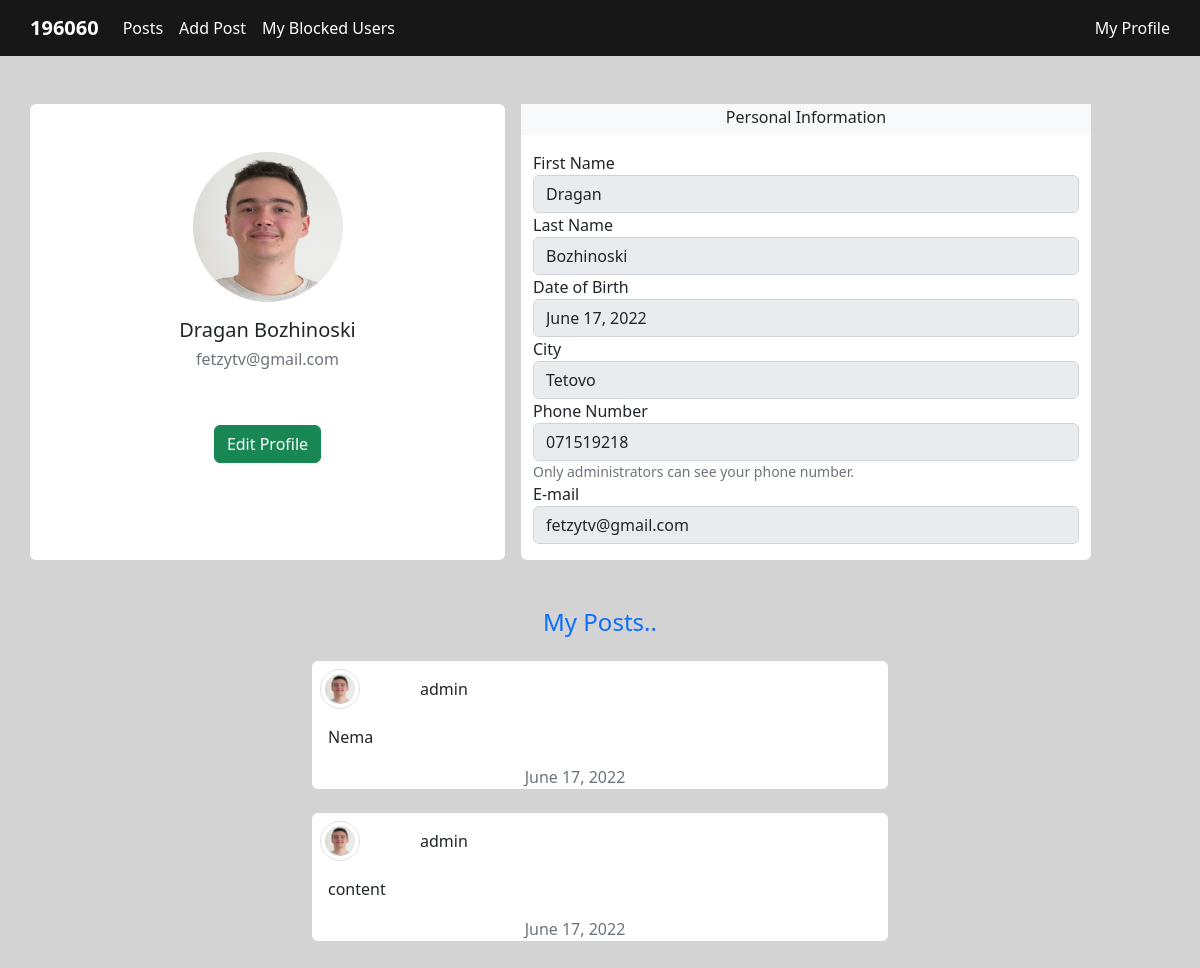
/profile/ (signed in), run on the app's committed database.
### lab3/models.py (models this page shows, shortened)
class CustomUser(models.Model):
    user = models.ForeignKey(User, on_delete=models.CASCADE)
    first_name = models.CharField(max_length=50)
    last_name = models.CharField(max_length=50)
    email = models.CharField(max_length=50)
    phone_number = models.CharField(max_length=50)
    biography = models.TextField()
    city = models.CharField(max_length=50)
    date_of_birth = models.DateField()
    profile_photo = models.ImageField(upload_to='images/')
    def __str__(self):
        return self.user.username

class BlogPost(models.Model):
    title = models.CharField(max_length=50)
    writer = models.ForeignKey(CustomUser, on_delete=models.CASCADE, null=True, blank=True)
    content = models.CharField(max_length=50)
    fajlovi = models.FileField(upload_to='files/')
    date_created = models.DateField(auto_now_add=True)
    last_modified = models.DateField(auto_now=True)

### lab3/views.py (the view)
# urls.py: path('profile/', profile, name='profile'),
@login_required(login_url='/admin/')
def profile(request):
    user = CustomUser.objects.filter(user=request.user).first()
    error = None
    if not user:
        error = "Error happened: User is not Blog User!"
    if error:
        context = {'user': user, 'error': error}
    else:
        posts = BlogPost.objects.filter(writer=user).all()
        context = {'user': user, 'posts': posts}
    return render(request, 'profile.html', context=context)

### templates/profile.html (shortened to what this page needs)
{% extends 'index.html' %}
{% block content %}
    {% if not error %}
        <div class="container pb-5">
            <div class="row mt-5">
                <div class="col-5 rounded bg-white me-3">
                    <div class="d-flex align-items-center flex-column">
                        <img class="img rounded-circle mt-5 mb-3" style="width: 150px;height: 150px;"
                             src="{{ MEDIA_URL }}{{ user.profile_photo.url }}">
                        <h5>{{ user.first_name }} {{ user.last_name }}</h5>
                        <h6 class="text-muted">{{ user.email }}</h6>
                        <a href="{% url 'admin:lab3_customuser_change' user.id %}" class="btn btn-success mt-5">Edit
                            Profile</a>
                    </div>
                </div>
                <div class="col-6 rounded bg-white">
                    <div class="row bg-light">
                        <div class="col-12 text-center align-content-center justify-content-center">
                            <h6 class="mt-1">Personal Information</h6>
                        </div>
                    </div>
                    <div class="row my-3">
                        <div class="form-group">
                            <label for="first_name">First Name</label>
                            <input type="text" class="form-control" id="first_name" value="{{ user.first_name }}"
                                   disabled>
                        </div>
                        <div class="form-group">
                            <label for="last_name">Last Name</label>
                            <input type="text" class="form-control" id="last_name" value="{{ user.last_name }}"
                                   disabled>
                        </div>
                        <div class="form-group">
                            <label for="date_birth">Date of Birth</label>
                            <input type="text" class="form-control" id="date_birth" value="{{ user.date_of_birth }}"
                                   disabled>
                        </div>
                        <div class="form-group">
                            <label for="city">City</label>
                            <input type="text" class="form-control" id="city" value="{{ user.city }}" disabled>
                        </div>
                        <div class="form-group">
                            <label for="phone_number">Phone Number</label>
                            <input type="text" class="form-control" id="phone_number" value="{{ user.phone_number }}"
                                   disabled>
                            <small class="form-text text-muted">Only administrators can see your phone number.</small>
                        </div>
                        <div class="form-group">
                            <label for="email">E-mail</label>
                            <input type="text" class="form-control" id="email" value="{{ user.email }}" disabled>
                        </div>
                    </div>
                </div>
            </div>
        </div>
        <h4 class="text-primary text-center">My Posts..</h4>
        <div class="container w-50 pb-5">
            {% for post in posts %}
                <div class="rounded bg-white my-4 ms-0">
                    <div class="row">
                        <div class="col-2 mt-2 ms-2 pe-0">
                            <img src="{{ MEDIA_URL }}{{ post.writer.profile_photo.url }}"
                                 class="img img-thumbnail rounded-circle" style="width:40px;height: 40px;">
                        </div>
                        <div class="col-9 mt-3">
                            {{ post.writer }}
                        </div>
                    </div>
                    <div class="row">
                        <div class="col-11 ms-3 mt-3 pb-3">
                            {{ post.content }}
                        </div>
                    </div>
                    <div class="row">
                        <div class="col-11 text-muted text-center">{{ post.date_created }}</div>
                    </div>
                </div>
            {% endfor %}
        </div>
    {% endif %}
{% endblock %}

### data on the page
CustomUser: profile_photo (picture), first_name "Dragan", last_name "Bozhinoski", email "fetzytv@gmail.com", date_of_birth "June 17, 2022", city "Tetovo", phone_number "071519218"
BlogPost: writer.profile_photo (picture), writer "admin", content "Nema", date_created "June 17, 2022"
BlogPost: writer.profile_photo (picture), writer "admin", content "content", date_created "June 17, 2022"
